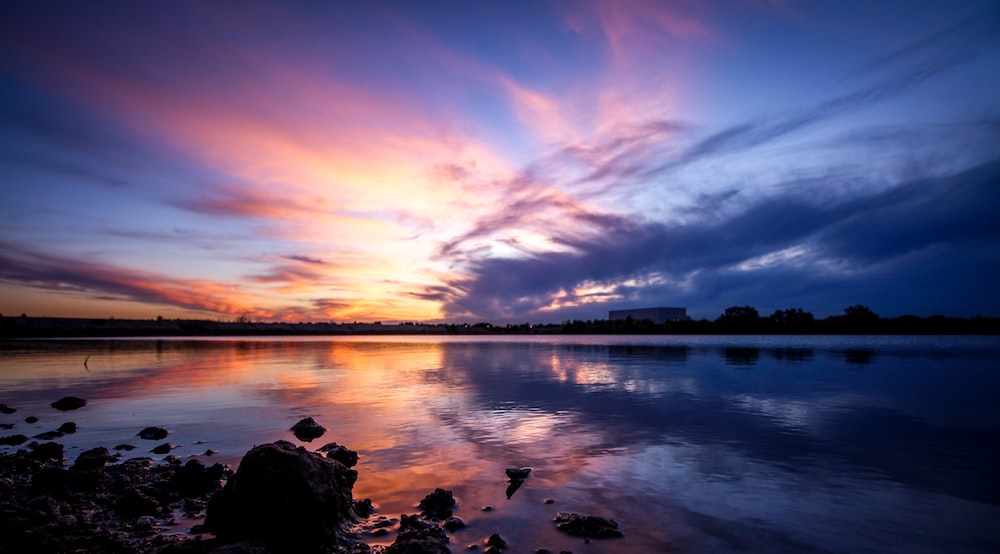
#> input picture Image processing/7prac_class/high.jpeg, 1000 x 554 px, found by its file name
$ python histogram.py
#> lines starting #> are read from the running program, lines starting #| are printed output that depends on the picture
#> further down, image is the input picture: shape (554, 1000, 3); mean R, G, B 92.9, 83.2, 114.7
# [55 lines of commented-out code are left out]

import numpy as np
import matplotlib.pyplot as plt

def calculate_histogram(image):
    height, width = image.shape[:2]
    histogram = np.zeros(256, dtype=int)

    for i in range(height):
        for j in range(width):
            grayscale_level = image[i, j]
            histogram[grayscale_level] += 1

    return histogram

def grayscale(image):
    height,width=image.shape[:2]
#> height = 554; width = 1000
    grayimage=np.zeros((height,width),dtype=np.uint8)

    for i in range(height):
        for j in range(width):
            red=image[i,j,0]
            green=image[i,j,1]
            blue=image[i,j,2]
            gray_value=0.3*red+0.59*green+0.11*blue
            grayimage[i,j]=gray_value
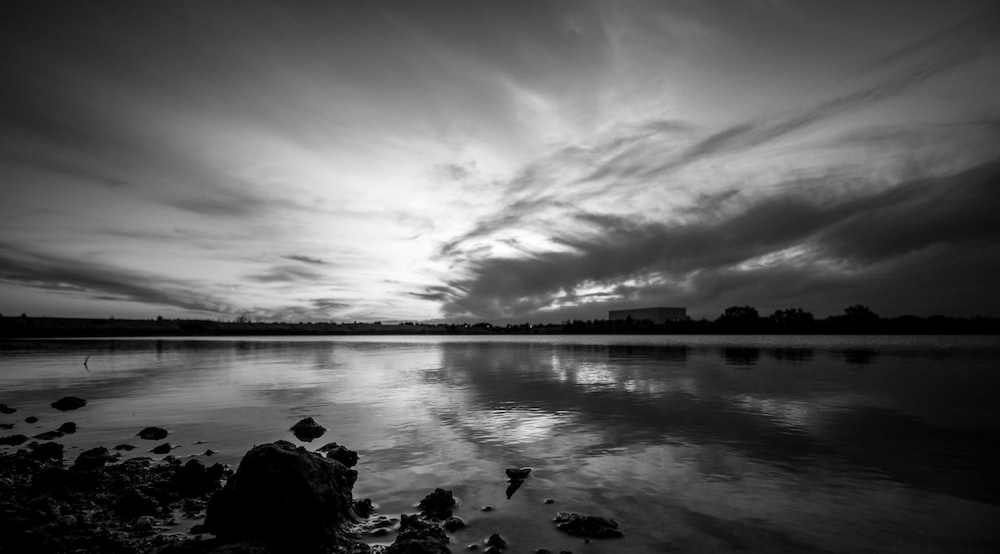
#> grayimage: shape (554, 1000); min 0, max 255, mean 89
    return grayimage

def plot_histogram(histogram,gray):
    plt.figure(figsize=(12,6))
    plt.subplot(121)
    plt.title("gray image ")
    plt.imshow(gray,cmap='gray')

    plt.subplot(122)
    plt.plot(histogram, color='black')
    plt.title('Histogram')
    plt.xlabel('Pixel Value')
    plt.ylabel('Frequency')
    plt.show()

if __name__ == "__main__":
    # Load your image here (replace "your_image_path" with the actual path)
    image_path = "E:\\COLLEGE 5TH SEM\\Image processing\\7prac_class\\high.jpeg"
    image = plt.imread(image_path)

    gray=grayscale(image) #converting image to grayscale

    # If the image has three channels (RGB), convert it to grayscale
    if len(image.shape) == 3:
        image = np.dot(image[..., :3], [0.2989, 0.5870, 0.1140])
#> image: shape (554, 1000) float64


    # Convert to integer type (assuming pixel values are in the range [0, 1])
    image = (image * 255).astype(np.uint8)
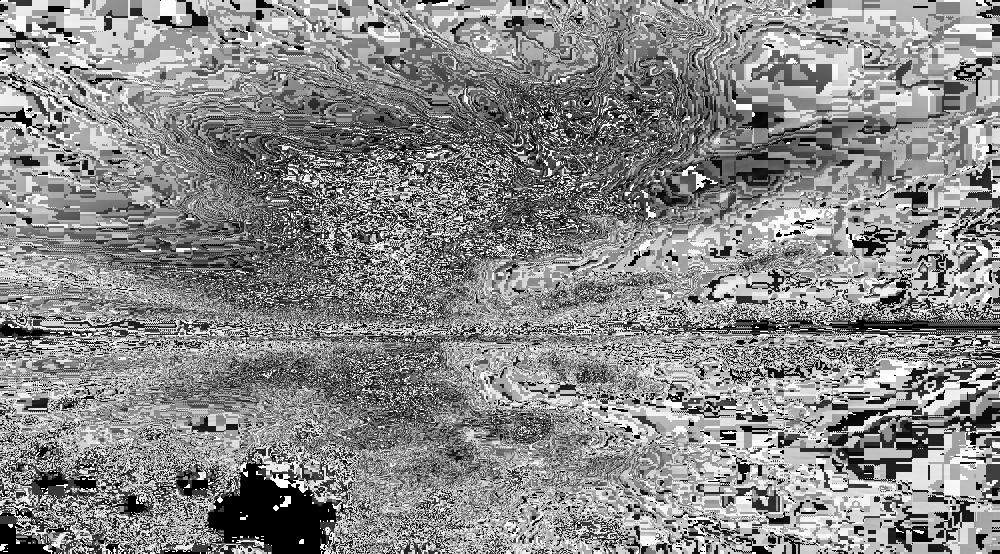
#> image: shape (554, 1000); min 0, max 255, mean 136.6

    # Calculate and plot the histogram
    histogram = calculate_histogram(image)
#> after the loop in calculate_histogram, `for i in range(height):`: histogram = 256 values, max 14065 at index 0, min 1291 at index 45, mean 2164.1
    plot_histogram(histogram,gray)
#> in plot_histogram, `plt.show()`:
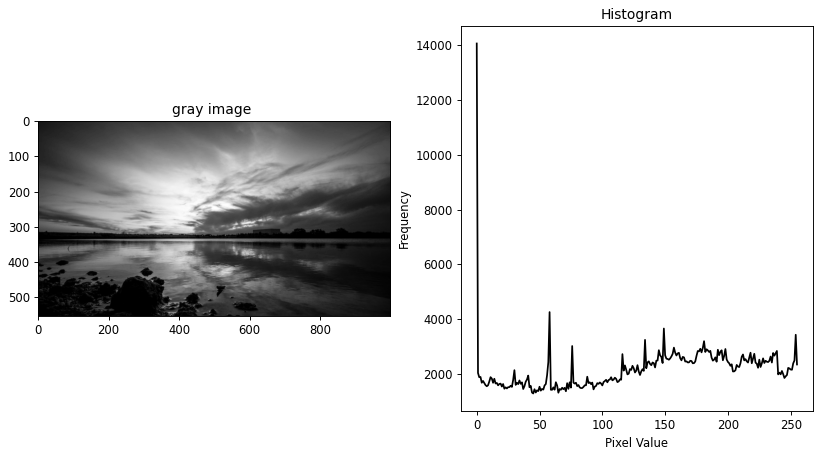
#> figure drawn by matplotlib, 2 panels; panel 2: curve peaks at x = 0, y = 14065
